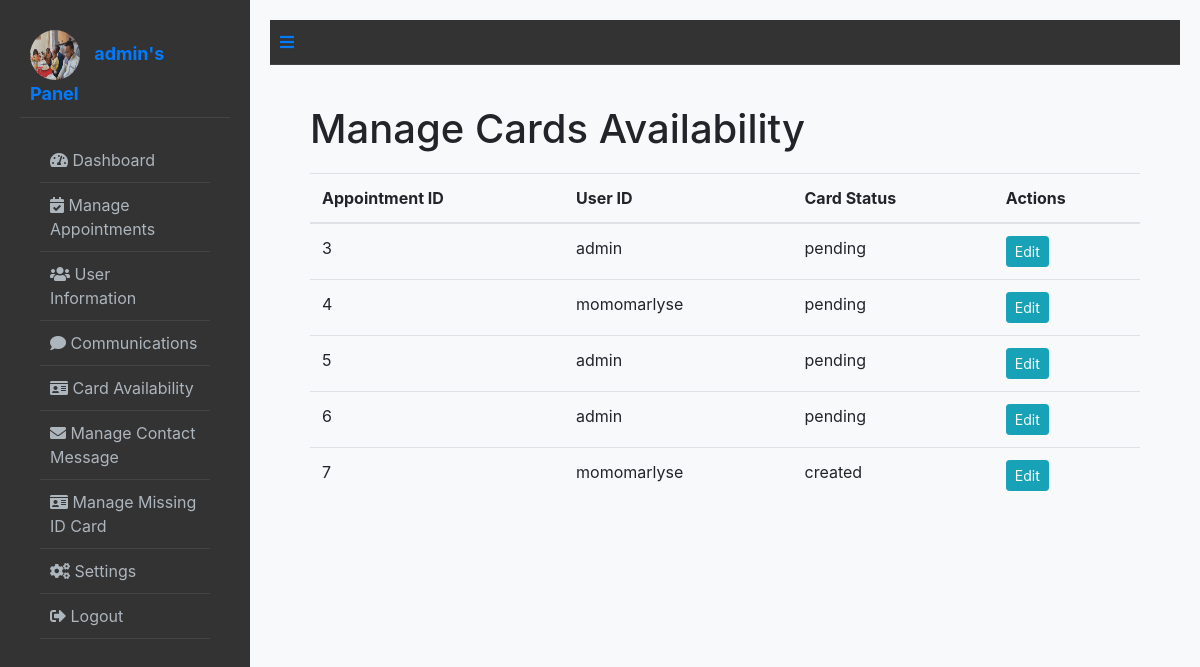
The page /card_status/ (signed in) on the database its author committed.
### booking/models.py (models this page shows)
class User(AbstractUser):
    ROLE_CHOICES = [
        ('user', 'User'),
        ('officer', 'Police Officer'),
        ('admin', 'Super Admin'),
    ]
    email = models.CharField(max_length=100, default='user@gmail.com')
    role = models.CharField(max_length=10, choices=ROLE_CHOICES, default='user')
    name = models.CharField(max_length=100, default='user')  # Provide a default value
    phone = models.CharField(max_length=15, default='0000000000')  # Provide a default value
    address = models.TextField(null=True, blank=True)  # Temporarily allow null
    profile_picture = models.ImageField(upload_to='profile_pics/', null=True, blank=True)

class Appointment(models.Model):
    STATUS_CHOICES = (
        ('created', 'Created'),
        ('pending', 'Pending'),
        ('approved', 'Approved'),
        ('rejected', 'Rejected'),
    )
    CARD_CHOICES = (
        ('created', 'Created'),
        ('pending', 'Pending'),
        ('blocked', 'Blocked')
    )
    user = models.ForeignKey(User, on_delete=models.CASCADE)
    officer = models.ForeignKey(User, related_name='appointments', on_delete=models.CASCADE, null=True, blank=True)
    office = models.ForeignKey(Office, on_delete=models.CASCADE)
    date = models.DateField()
    time = models.TimeField()
    paid = models.BooleanField(default=False)
    status = models.CharField(max_length=20, choices=STATUS_CHOICES, default='Created')
    card_status = models.CharField(max_length=20, choices=CARD_CHOICES, default="pending")
    receipt_reference = models.CharField(max_length=100, null=True, blank=True)  # Add this field to store receipt reference

### booking/views.py (the view)
# urls.py: path('card_status/', views.card_status, name="card_status"),
@login_required
def card_status(request):
    if (request.method=="GET"):
        communications = Appointment.objects.all()
        return render(request, "panel/police/card/card_status.html", {"cards": communications})

### booking/templates/panel/police/card/card_status.html (shortened to what this page needs)
{% extends 'panel/police/base_police.html' %}
{% load static %}
{% block content %}
        <div class="dashboard-content">
            <h1>Manage Cards Availability</h1>
            <table class="table table-hover">
                <thead>
                    <tr>
                        <th>Appointment ID</th>
                        <th>User ID</th>
                        <th>Card Status</th>
                        <th>Actions</th>
                    </tr>
                </thead>
                <tbody>
                    {% for card in cards %}
                    <tr>
                        <td>{{ card.id }}</td>
                        <td>{{ card.user }}</td>
                        <td>{{ card.card_status }}</td>
                        <td>
                            <a href="{% url 'edit_card_status' card.id %}" class="btn btn-info btn-sm">Edit</a>
                        </td>
                    </tr>
                    {% endfor %}
                </tbody>
            </table>
        </div>
    </main>
</div>
{% endblock %}

### booking/templates/panel/police/base_police.html (shortened to what this page needs)
{% load static %}
<!DOCTYPE html>
<html lang="en">
<head>
    <link rel="stylesheet" href="https://stackpath.bootstrapcdn.com/bootstrap/4.5.2/css/bootstrap.min.css">
    <link rel="stylesheet" href="https://cdnjs.cloudflare.com/ajax/libs/font-awesome/5.15.3/css/all.min.css">
    <link rel="stylesheet" href="{% static 'css/momo2.css' %}">
</head>
<body>
    <div class="dashboard">
        <div class="dashboard-nav">
            <header>
                <a href="{% url 'officer_panel' %}" class="brand-logo animate__animated animate__fadeInLeft">
                    {% if user.profile_picture %}
                        <img src="{{ user.profile_picture.url }}" alt="{{ user.username }}'s profile picture" class="profile-pic" />
                    {% else %}
                        <img src="{% static 'img/yvan.jpg' %}" alt="Default Avatar" class="profile-pic" />
                    {% endif %}
                    <span>{{ user.username }}'s Panel</span>
                </a>
            </header>
            <nav class="dashboard-nav-list">
                <a href="#" class="dashboard-nav-item"><i class="fas fa-tachometer-alt"></i> Dashboard</a>
                <a href="{% url 'manage_appointments' %}" class="dashboard-nav-item"><i class="fas fa-calendar-check"></i> Manage Appointments</a>
                <a href="{% url 'user_information' %}" class="dashboard-nav-item"><i class="fas fa-users"></i> User Information</a>
                <a href="{% url 'communications' %}" class="dashboard-nav-item"><i class="fas fa-comment"></i> Communications</a>
                <a href="{% url 'card_status' %}" class="dashboard-nav-item"><i class="fas fa-id-card"></i> Card Availability</a>
                <a href="{% url 'manage_contact' %}" class="dashboard-nav-item"><i class="fas fa-envelope"></i> Manage Contact Message</a>
                <a href="{% url 'manage_id' %}" class="dashboard-nav-item"><i class="fas fa-id-card"></i> Manage Missing ID Card</a>
                <a href="{% url 'security_settings' %}" class="dashboard-nav-item"><i class="fas fa-cogs"></i> Settings</a>
                <a href="{%url 'logout' %}" class="dashboard-nav-item"><i class="fas fa-sign-out-alt"></i> Logout</a>
            </nav>
        </div>
        <main class="dashboard-app">
            <header class="dashboard-toolbar">
                <a href="#!" class="menu-toggle"><i class="fas fa-bars"></i></a>
            </header>
            <div class="dashboard-content">
                {% block content %}{% endblock %}
</body>
</html>

### booking/static/css/momo2.css (style rules this page uses)
.dashboard { display: flex; flex-direction: row; height: 100vh; overflow: hidden; }
.dashboard-nav { background-color: #333; color: #fff; width: 250px; padding: 20px; position: relative; transition: all 0.3s ease; }
.dashboard-nav header { display: flex; align-items: center; justify-content: space-between; padding: 10px; border-bottom: 1px solid #444; }
.dashboard-nav header .brand-logo { font-size: 18px; font-weight: bold; margin-right: 10px; }
.dashboard-nav-list { padding: 20px; list-style: none; }
.dashboard-nav-item { display: block; padding: 10px; border-bottom: 1px solid #444; color: #adb5bd; text-decoration: none; transition: background-color 0.2s; cursor: pointer; }
.dashboard-app { flex: 1; padding: 20px; overflow-y: auto; background-color: #f8f9fa; }
.dashboard-toolbar { background-color: #333; color: #fff; padding: 10px; display: flex; align-items: center; justify-content: space-between; border-bottom: 1px solid #444; }
.dashboard-toolbar .menu-toggle { cursor: pointer; }
.dashboard-content { padding: 20px; }
.dashboard-content h1 { margin-bottom: 20px; }

### booking/templates/panel/police/base_police.html (style rules this page uses)
.profile-pic { width: 50px; height: 50px; border-radius: 50%; margin-right: 10px; }

### rows shown on the page
User: username "admin"
Appointment: id "3", user "admin", card_status "pending"
Appointment: id "4", user "momomarlyse", card_status "pending"
Appointment: id "5", user "admin", card_status "pending"
Appointment: id "6", user "admin", card_status "pending"
Appointment: id "7", user "momomarlyse", card_status "created"
